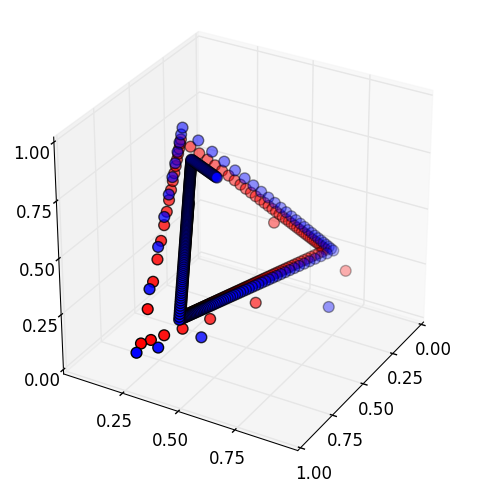

Source code (Python):
from mpl_toolkits.mplot3d import Axes3D
import matplotlib.pyplot as plt
from fictplay import *

SAVEFILE = False
FILNENAME_BASE = 'fictplay_shapley'
# FILEFORMATS = ('png', 'svg', 'pdf')
FILEFORMAT = 'png'

SHAPLEY_GAME = [[(1, 0), (0, 0), (0, 1)],
                [(0, 1), (1, 0), (0, 0)],
                [(0, 0), (0, 1), (1, 0)]]

T = 250
T_0 = 0

g = NormalFormGame_2P(SHAPLEY_GAME)
players = FictitiousPlayUpdatingPlayers(g)
fp = FictitiousPlay(players)

values = np.empty([2, 3, T])
for t, beliefs in enumerate(fp(T)):
    values[:, :, t] = beliefs

fig = plt.figure()
ax = fig.add_subplot(111, projection='3d')

ax.set_xlim(0, 1)
ax.set_ylim(0, 1)
ax.set_zlim(0, 1)
ax.set_xticks((0, 0.25, 0.5, 0.75, 1))
ax.set_yticks((0.25, 0.5, 0.75))
ax.set_zticks((0, 0.25, 0.5, 0.75, 1))

colors = ['b', 'r']
for player, color in zip(players.players, colors):
    ax.scatter(values[player][0][T_0:],
               values[player][1][T_0:],
               values[player][2][T_0:],
               c=color, s=60)
ax.view_init(ax.elev, ax.azim+90)
if SAVEFILE:
    TRANS = (FILEFORMAT.lower() in ['png', 'svc'])
    plt.savefig(FILNENAME_BASE + '.' + FILEFORMAT.lower(),
                transparent=TRANS, bbox_inches='tight', pad_inches=0)
plt.show()
